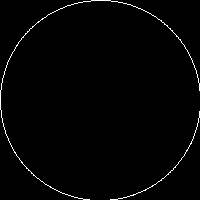

Reproduce this figure in Python.
#!/usr/bin/env python
from numpy import arange
from math import pi, sin, cos
from utils import Window


def rasterize_parametric(win, f, (t0, tf), dt):
    for t in arange(t0, tf, dt):
        fx, fy = f(t)
        px, py = win.to_screen(fx, fy)
        if win.in_screen(px, py):
            win.pix[px, py] = 1


if __name__ == '__main__':
    win = Window(200, 200, (-1, 1), (-1, 1))
    rasterize_parametric(win, lambda t: (sin(t), cos(t)), (0, 2 * pi), 0.01)
    win.image.save("q1a.png")
